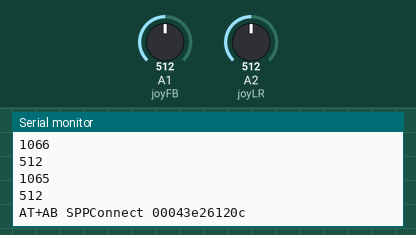
A sketch run on a simulated Arduino Uno, built with avr-gcc and run on an emulated ATmega328P. On the bench: the last lines printed to the serial monitor. The test bench sets the inputs (shaded band); at power-on: A1 (joyFB) = 512, A2 (joyLR) = 512.

Above: at 1.2 s.
1.3 s: A1 (joyFB) set to 716
At 1.37 s:
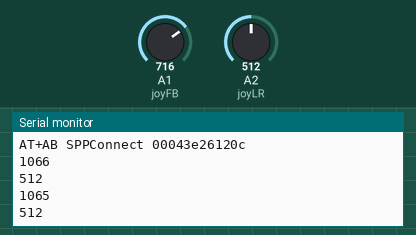
2.8 s: A2 (joyLR) set to 306
At 2.83 s:
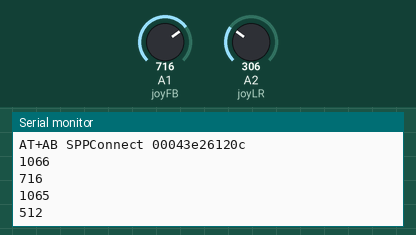
4.3 s: A1 (joyFB) set to 900
At 4.3 s:
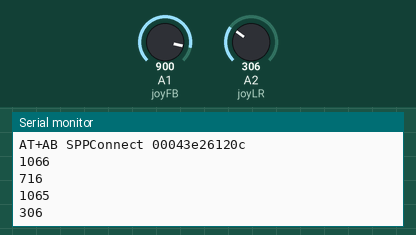
5.8 s: A2 (joyLR) set to 122
At 5.84 s:
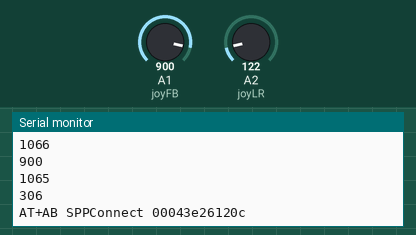
Timing chart, 0 to 8.3 s (numbered marks = the images above; inputs shaded):
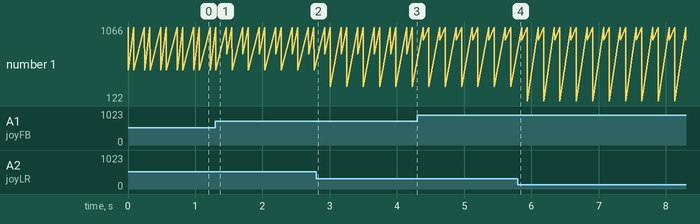

Measured:
- plotted number 1: 512 → 306 after the input at 2.8 s

The sketch:

Seriele_zender.ino
```cpp
#include <SoftwareSerial.h>
SoftwareSerial mySerial(10, 11); // RX, TX
int joyFB = A1 ; //joystick forward and backward
 int joyLR = A2 ; //joystick left and right
 int valueFB = 500; //variable value forward backward
 int valueLR = 500; //variable value left right
void setup()
{
  Serial.begin(115200);
  pinMode(joyFB,INPUT);
  pinMode(joyLR,INPUT);

  mySerial.begin(115200);

}

void loop()
{
valueFB = analogRead(joyFB);
valueLR = analogRead(joyLR);

Serial.println(1066);
mySerial.println(1066);
Serial.println (valueFB); // send valueFB to rx arduino
mySerial.println(valueFB);
delay(80);
Serial.println(1065);
mySerial.println(1065);
Serial.println (valueLR); // send valueLR to rx arduino
mySerial.println(valueLR);
delay(80);
Serial.println("AT+AB SPPConnect 00043e26120c");
delay(80);
}
```
